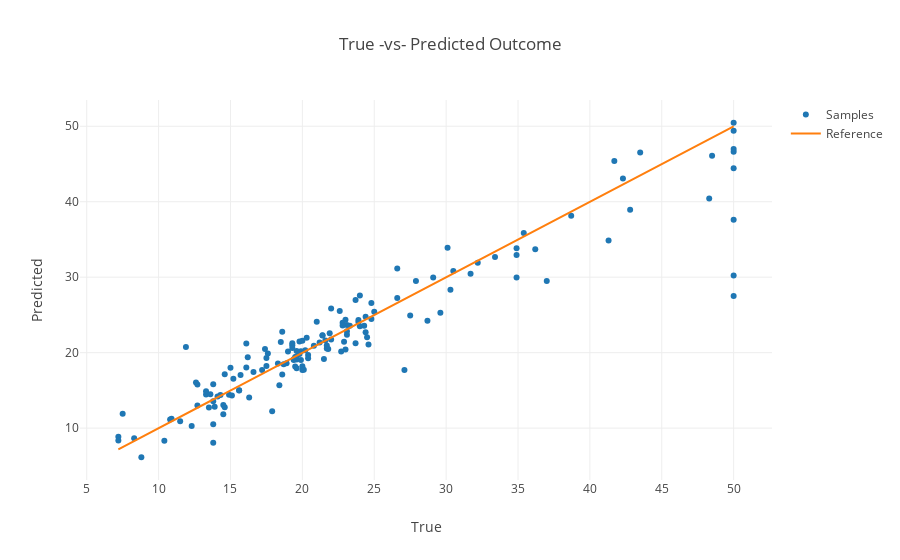

The notebook cell this image was saved under:
### Code cell
fig = go.Figure()
fig.add_trace(go.Scatter(
    x=y_test.values,
    y=y_test_pred,
    mode="markers",
    name="Samples"
))
fig.add_trace(go.Scatter(
    x=y_test.values,
    y=y_test.values,
    mode="lines",
    name="Reference"
))
fig.update_layout(title="True -vs- Predicted Outcome", xaxis_title="True", yaxis_title="Predicted", template="none")

### Figure 1 — Plotly figure (JSON) as saved in the notebook; plotly's stock layout.template omitted (floating-point values rounded to 4 significant figures; data arrays with more than 128 entries replaced by an {"elided": "..."} marker saying what was removed)
{"data": [{"mode": "markers", "name": "Samples", "type": "scatter", "x": {"elided": "152 float values"}, "y": {"elided": "152 float values"}}, {"mode": "lines", "name": "Reference", "type": "scatter", "x": {"elided": "152 float values"}, "y": {"elided": "152 float values"}}], "layout": {"autosize": true, "title": {"text": "True -vs- Predicted Outcome"}, "xaxis": {"autorange": true, "range": [4.618, 52.58], "title": {"text": "True"}, "type": "linear"}, "yaxis": {"autorange": true, "range": [2.487, 54.12], "title": {"text": "Predicted"}, "type": "linear"}}}
